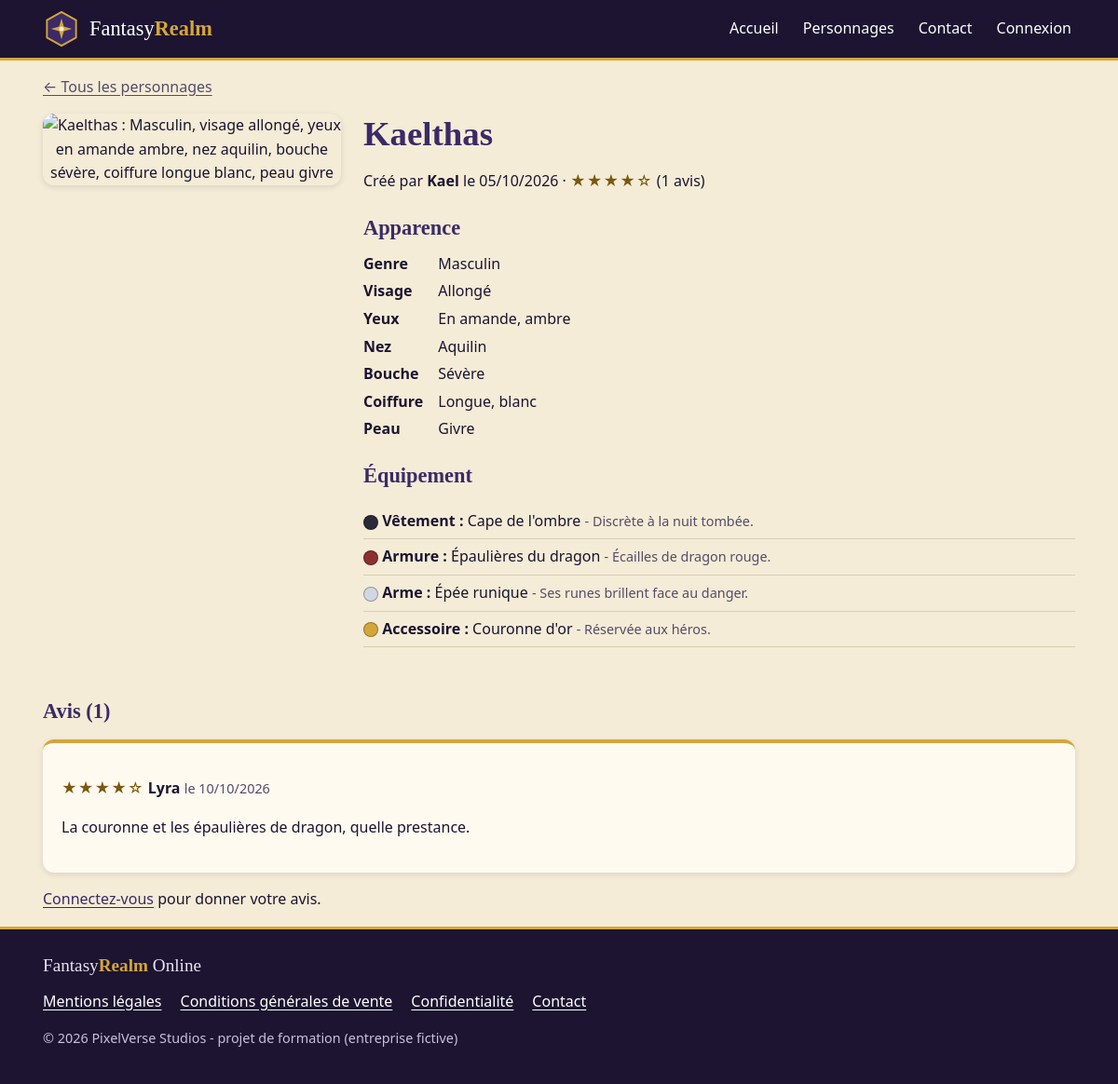
/personnage?id=5, run on the app's committed database.
### tables this page shows
CREATE TABLE personnages (
    id               INT UNSIGNED AUTO_INCREMENT PRIMARY KEY,
    utilisateur_id   INT UNSIGNED NOT NULL,
    nom              VARCHAR(40)  NOT NULL,
    genre            ENUM('feminin', 'masculin', 'non_binaire') NOT NULL,
    forme_visage     ENUM('ovale', 'rond', 'carre', 'allonge') NOT NULL DEFAULT 'ovale',
    forme_yeux       ENUM('amande', 'ronds', 'plisses', 'grands') NOT NULL DEFAULT 'amande',
    forme_nez        ENUM('droit', 'retrousse', 'aquilin', 'large') NOT NULL DEFAULT 'droit',
    forme_bouche     ENUM('fine', 'pleine', 'souriante', 'severe') NOT NULL DEFAULT 'fine',
    coiffure         ENUM('courte', 'longue', 'tresse', 'chauve', 'crete') NOT NULL DEFAULT 'courte',
    couleur_peau     CHAR(7)      NOT NULL COMMENT 'Couleur hexadécimale #rrggbb choisie dans une palette',
    couleur_cheveux  CHAR(7)      NOT NULL,
    couleur_yeux     CHAR(7)      NOT NULL,
    statut           ENUM('en_attente', 'valide') NOT NULL DEFAULT 'en_attente'
                     COMMENT 'Un nom refusé entraîne la suppression du personnage',
    partage          BOOLEAN      NOT NULL DEFAULT FALSE,
    cree_le          DATETIME     NOT NULL DEFAULT CURRENT_TIMESTAMP,
    modifie_le       DATETIME     NULL,
    valide_le        DATETIME     NULL,
    CONSTRAINT uq_personnages_nom UNIQUE (nom),
    CONSTRAINT fk_personnages_utilisateur FOREIGN KEY (utilisateur_id)
        REFERENCES utilisateurs (id) ON DELETE CASCADE,
     
    CONSTRAINT ck_personnages_partage CHECK (partage = FALSE OR statut = 'valide'),
    INDEX idx_personnages_galerie (partage, statut, genre, cree_le)
);

CREATE TABLE utilisateurs (
    id                  INT UNSIGNED AUTO_INCREMENT PRIMARY KEY,
    email               VARCHAR(190) NOT NULL,
    pseudo              VARCHAR(30)  NOT NULL,
    mot_de_passe        VARCHAR(255) NOT NULL COMMENT 'Hash argon2id, jamais le mot de passe en clair',
    role                ENUM('joueur', 'employe', 'admin') NOT NULL DEFAULT 'joueur',
    statut              ENUM('actif', 'suspendu') NOT NULL DEFAULT 'actif',
    doit_changer_mdp    BOOLEAN      NOT NULL DEFAULT FALSE COMMENT 'Vrai après une réinitialisation : changement imposé à la connexion',
    derniere_connexion  DATETIME     NULL,
    cree_le             DATETIME     NOT NULL DEFAULT CURRENT_TIMESTAMP,
    CONSTRAINT uq_utilisateurs_email UNIQUE (email),
    CONSTRAINT uq_utilisateurs_pseudo UNIQUE (pseudo)
);

CREATE TABLE accessoires (
    id          INT UNSIGNED AUTO_INCREMENT PRIMARY KEY,
    nom         VARCHAR(60)  NOT NULL,
    categorie   ENUM('vetement', 'armure', 'arme', 'accessoire') NOT NULL,
    visuel      VARCHAR(30)  NOT NULL COMMENT 'Forme dessinée sur l avatar (liste fermée côté PHP)',
    couleur     CHAR(7)      NOT NULL,
    description VARCHAR(255) NOT NULL DEFAULT '',
    actif       BOOLEAN      NOT NULL DEFAULT TRUE COMMENT 'Un article désactivé n est plus proposé',
    cree_le     DATETIME     NOT NULL DEFAULT CURRENT_TIMESTAMP,
    CONSTRAINT uq_accessoires_nom UNIQUE (nom)
);

CREATE TABLE avis (
    id              INT UNSIGNED AUTO_INCREMENT PRIMARY KEY,
    personnage_id   INT UNSIGNED NOT NULL,
    utilisateur_id  INT UNSIGNED NOT NULL,
    note            TINYINT UNSIGNED NOT NULL,
    commentaire     VARCHAR(1000) NOT NULL,
    statut          ENUM('en_attente', 'valide', 'refuse') NOT NULL DEFAULT 'en_attente',
    cree_le         DATETIME     NOT NULL DEFAULT CURRENT_TIMESTAMP,
    modere_le       DATETIME     NULL,
    CONSTRAINT ck_avis_note CHECK (note BETWEEN 1 AND 5),
     
    CONSTRAINT uq_avis_auteur UNIQUE (personnage_id, utilisateur_id),
    CONSTRAINT fk_avis_personnage FOREIGN KEY (personnage_id)
        REFERENCES personnages (id) ON DELETE CASCADE,
    CONSTRAINT fk_avis_utilisateur FOREIGN KEY (utilisateur_id)
        REFERENCES utilisateurs (id) ON DELETE CASCADE,
    INDEX idx_avis_statut (statut, cree_le)
);

### templates/galerie/detail.php (the view, shortened to what the rows shown need)
<div class="fiche">
    <section class="fiche-infos" aria-labelledby="titre-perso">
        <h1 id="titre-perso"><?= e($p['nom']) ?></h1>
        <p>Créé par <strong><?= e($p['pseudo']) ?></strong> le <?= e(date_fr($p['cree_le'])) ?>
            <?php if ($p['note_moyenne'] !== null): ?> · <?= etoiles((float) $p['note_moyenne']) ?> (<?= count($avis) ?> avis)<?php endif; ?></p>
        <h2>Apparence</h2>
        <dl class="caracteristiques">
            <dt>Genre</dt><dd><?= e(Apparence::GENRES[$p['genre']]) ?></dd>
            <dt>Visage</dt><dd><?= e(Apparence::FORMES['forme_visage'][$p['forme_visage']]) ?></dd>
            <dt>Yeux</dt><dd><?= e(Apparence::FORMES['forme_yeux'][$p['forme_yeux']]) ?>,
                <?= e(mb_strtolower(Apparence::PALETTES['couleur_yeux'][$p['couleur_yeux']])) ?></dd>
            <dt>Nez</dt><dd><?= e(Apparence::FORMES['forme_nez'][$p['forme_nez']]) ?></dd>
            <dt>Bouche</dt><dd><?= e(Apparence::FORMES['forme_bouche'][$p['forme_bouche']]) ?></dd>
            <dt>Coiffure</dt><dd><?= e(Apparence::FORMES['coiffure'][$p['coiffure']]) ?>,
                <?= e(mb_strtolower(Apparence::PALETTES['couleur_cheveux'][$p['couleur_cheveux']])) ?></dd>
            <dt>Peau</dt><dd><?= e(Apparence::PALETTES['couleur_peau'][$p['couleur_peau']]) ?></dd>
        </dl>
        <h2>Équipement</h2>
        <?php if ($equipement === []): ?>
            <p>Aucun équipement.</p>
        <?php else: ?>
            <ul class="equipement">
                <?php foreach ($equipement as $a): ?>
                    <li><span class="pastille" data-couleur="<?= e($a['couleur']) ?>" aria-hidden="true"></span>
                        <strong><?= e(Apparence::CATEGORIES[$a['categorie']]) ?> :</strong> <?= e($a['nom']) ?>
                        <?php if ($a['description'] !== ''): ?><span class="petit"> - <?= e($a['description']) ?></span><?php endif; ?></li>
                <?php endforeach; ?>
            </ul>
        <?php endif; ?>
    </section>
</div>
<section id="avis" aria-labelledby="titre-avis" class="section">
    <h2 id="titre-avis">Avis (<?= count($avis) ?>)</h2>
    <?php if ($avis === []): ?>
        <p>Aucun avis pour le moment.</p>
    <?php else: ?>
        <ul class="liste-avis">
            <?php foreach ($avis as $a): ?>
                <li class="carte">
                    <p><?= etoiles((int) $a['note']) ?> <strong><?= e($a['pseudo']) ?></strong>
                        <span class="petit">le <?= e(date_fr($a['cree_le'])) ?></span></p>
                    <p><?= nl2br(e($a['commentaire'])) ?></p>
                </li>
            <?php endforeach; ?>
        </ul>
    <?php endif; ?>
</section>

### src/helpers.php (shortened to what the rows shown need)
<?php
function e(?string $value): string
{
    return htmlspecialchars($value ?? '', ENT_QUOTES | ENT_SUBSTITUTE, 'UTF-8');
}
function date_fr(?string $utc, bool $avecHeure = false): string
{
    $d = (new \DateTimeImmutable($utc, new \DateTimeZone('UTC')))->setTimezone(new \DateTimeZone('Europe/Paris'));
    return $d->format($avecHeure ? 'd/m/Y à H:i' : 'd/m/Y');
}
function etoiles(int|float $note): string
{
    $n = (int) round($note);
    return '<span class="etoiles" aria-hidden="true">' . str_repeat('★', $n) . str_repeat('☆', 5 - $n) . '</span>'
        . '<span class="sr-only">' . e(number_format((float) $note, 1, ',', '')) . ' sur 5</span>';
}

### data on the page
personnages: nom "Kaelthas", utilisateur.pseudo "Kael", cree_le "05/10/2026", genre "Masculin", forme_visage "Allongé", forme_yeux "En amande", couleur_yeux "ambre", forme_nez "Aquilin", forme_bouche "Sévère", coiffure "Longue", couleur_cheveux "blanc", couleur_peau "Givre"
accessoires: categorie "Vêtement", nom "Cape de l'ombre", description "Discrète à la nuit tombée."
accessoires: categorie "Armure", nom "Épaulières du dragon", description "Écailles de dragon rouge."
accessoires: categorie "Arme", nom "Épée runique", description "Ses runes brillent face au danger."
accessoires: categorie "Accessoire", nom "Couronne d'or", description "Réservée aux héros."
avis: note "★★★★", note "☆", utilisateur.pseudo "Lyra", cree_le "10/10/2026", commentaire "La couronne et les épaulières de dragon, quelle prestance."

### other printed values
str_repeat('★', $n) "★★★★"
str_repeat('☆', 5 - $n) "☆"
count($avis) "1"
